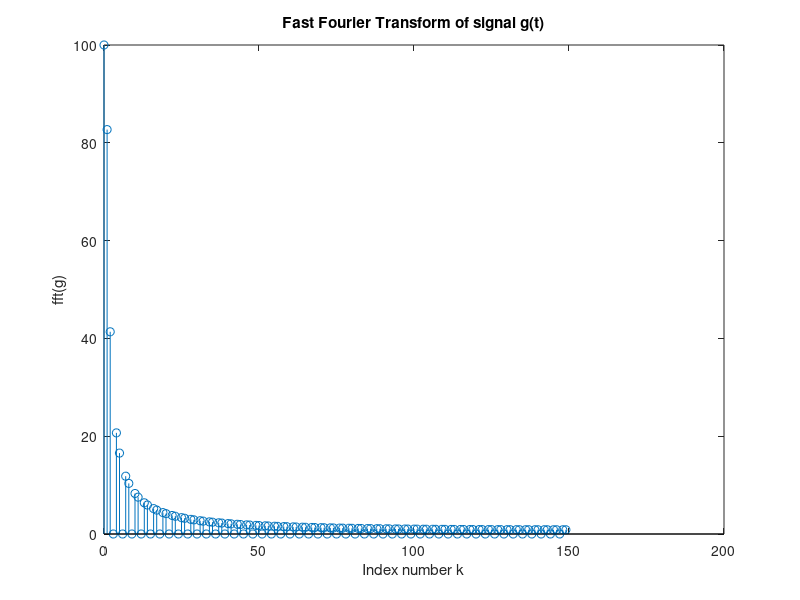
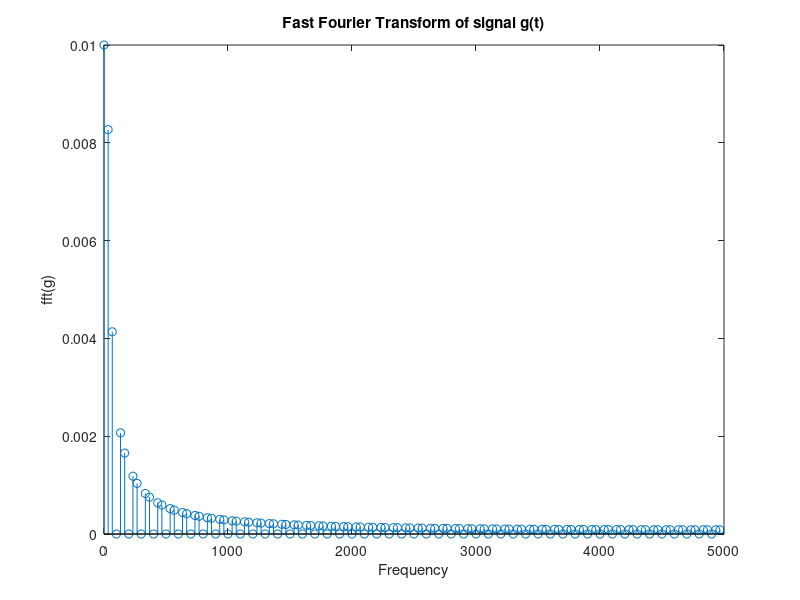
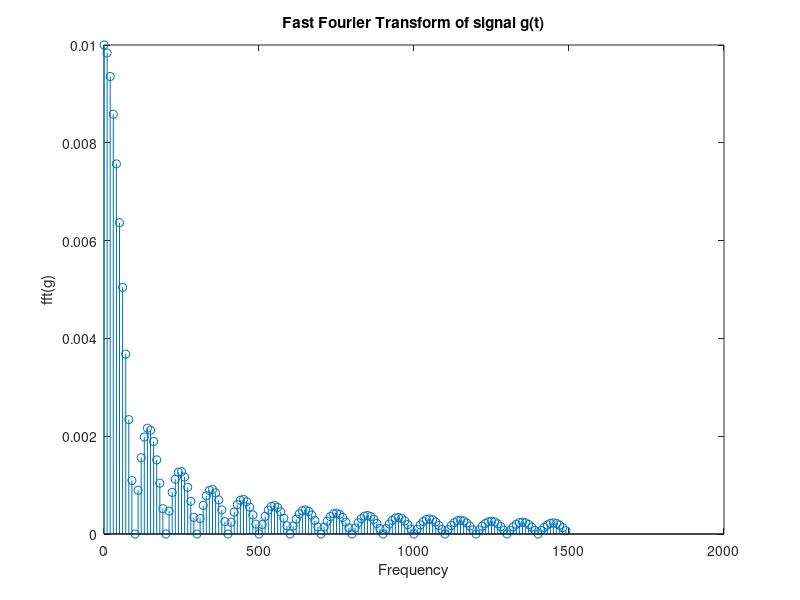

These figures' MATLAB source, in order:
% Alberto Pizano
% ECE448
% Lab2 Part 1
% 9/8/2019

clc
clear all
close all

% TASK I PROCEDURE
% import definitions (used to calculate variables below):
% N       = length(g)
% k       = 0:(N/2 -1) , frequency index 
% delta_f = 1/N*delta_t , frequency seperation
% f       = k * delta_f
% T       = N * delta_t

% Rectangular function generation
sig = ones(1,100); % t = pulse width = 100
trail = zeros(1,100);
precede = zeros(1,100);
g = [precede sig trail];

% Number of points in g(t)
N = length(g); % length is 300

% Fourier transform of g(t)
z = fft(g);
figure(1)
stem(0:(N/2-1),abs(z(1:N/2)));
xlabel('Index number k');
ylabel('fft(g)');
title('Fast Fourier Transform of signal g(t)');

%% 
% Modify program so that points in the pulse are separated by ?t=0.1ms 

% Rectangular function generation
sig = ones(1,100); % t = pulse width = 0.1ms
trail = zeros(1,100);
precede = zeros(1,100);
g = [precede sig trail];

% Number of points in g(t)
N = length(g); % length is 300

% Fourier transform of g(t)
z = fft(g)*0.1e-3; % Multiply times 0.1ms = 1000s pulse are seperated
figure(2)
stem((0:149/(2-1))*(1/(N*0.1e-3)),abs(z(1:N/2))); % Had to fix length of x to 0:149 else error for length mismatch
xlabel('Frequency');
ylabel('fft(g)');
title('Fast Fourier Transform of signal g(t)');

%%
% Modify program so that precede and trail zeros are 450 each while maintaining a separation of 0.1ms 

% Rectangular function generation
sig = ones(1,100); % t = pulse width = 0.1ms
trail = zeros(1,450); % change zeros to 450
precede = zeros(1,450); % change zeros to 450
g = [precede sig trail];

% Number of points in g(t)
N = length(g); % length is 1000

% To determine the period of T
T = N*1000

% Fourier transform of g(t)
z = fft(g)*0.1e-3; % Multiply times 0.1ms = 1000s pulse are seperated
figure(3)
stem((0:149/(2-1))*(1/(N*0.1e-3)),abs(z(1:150))); % Had to fix length of y to 0:149 else error for length mismatch
xlabel('Frequency');
ylabel('fft(g)');
title('Fast Fourier Transform of signal g(t)');